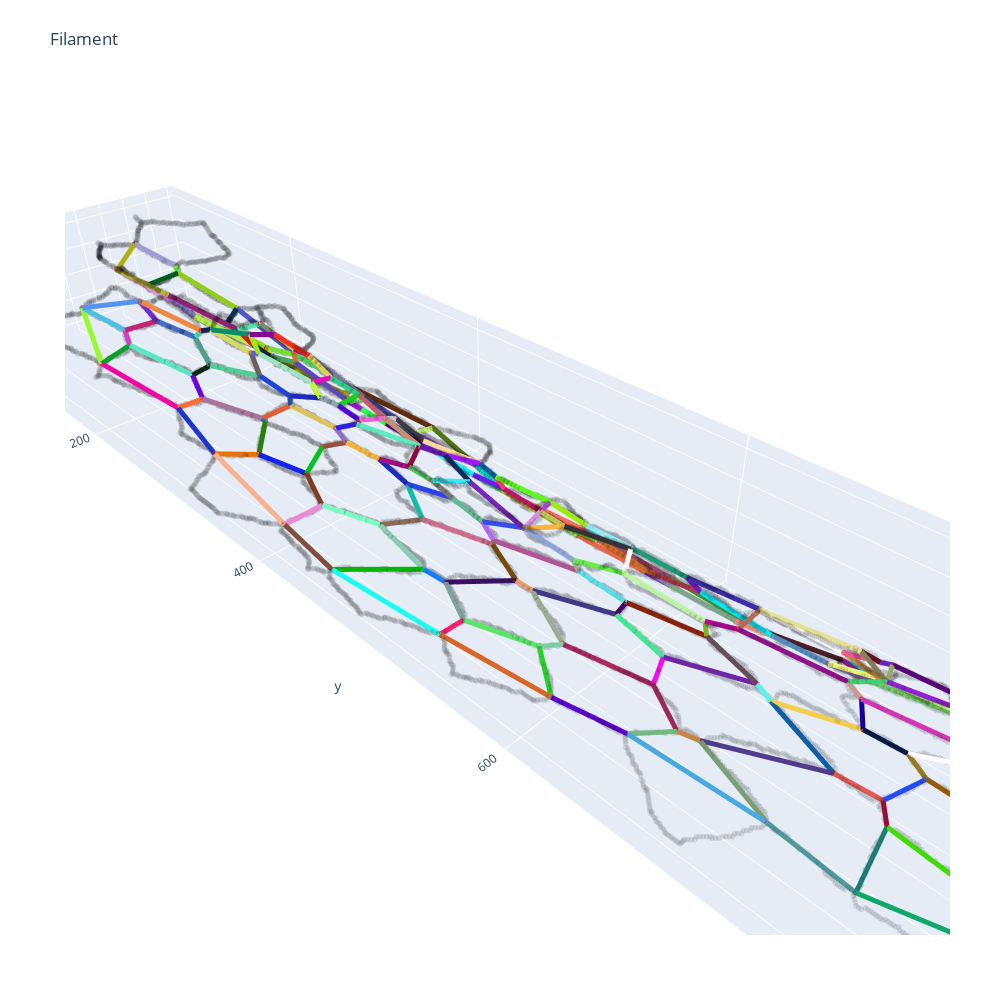

The code cell stored with this chart in its notebook:
### Code cell
import plotly.graph_objects as go

z0, y0,x0 = np.where(img0>0)
fond = go.Scatter3d(x=x0,
                      y=y0,
                      z=z0,
                      mode='markers',
                     marker=dict(
                        size=2,
                        color='black',
                        opacity=0.1
                     )
    )


vertex_isolated = go.Scatter3d(x=vert_df.x,
                      y=vert_df.y,
                      z=vert_df.z,
                      mode='markers',
                     marker=dict(
                        size=2,
                        color='red', 
                        opacity=0.5
                     )
    )



fig = go.Figure(data=[fond, vertex_isolated], )
fig.update_layout(title='Filament', 
                  autosize=False,
                  width=1000,
                  height=1000,
                  margin=dict(l=65, r=50, b=65, t=90),
                 )


from matplotlib.colors import ListedColormap


zs,ys,xs = vert_df.loc[edge_df['srce']][list('zyx')].values.flatten(order='F').reshape(3,edge_df.shape[0])
zt,yt,xt = vert_df.loc[edge_df['trgt']][list('zyx')].values.flatten(order='F').reshape(3,edge_df.shape[0])

rand = (np.random.rand(len(zs),3)*255).astype('int')
rand[0] = 0
cmap_rand = ListedColormap(rand)
for i in range(len(zs)):
    
    fig.add_trace(
            go.Scatter3d(
                x=[xs[i], xt[i]],
                y=[ys[i], yt[i]],
                z=[zs[i], zt[i]],
                mode='lines',
                line={"color":rand[[i,i,i]],
                      "width":10,
                     },                
            )
        )


fig['layout'].update(scene=dict(aspectmode="data"), showlegend=False)
fig.show()
